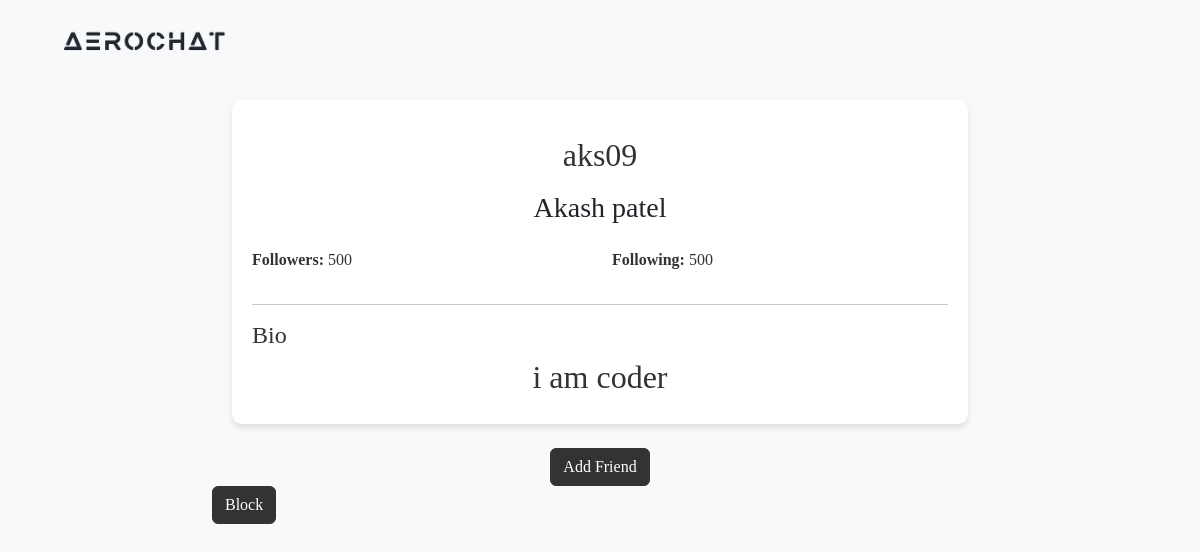
The page /aks09/ (signed in) on the database as committed earlier.
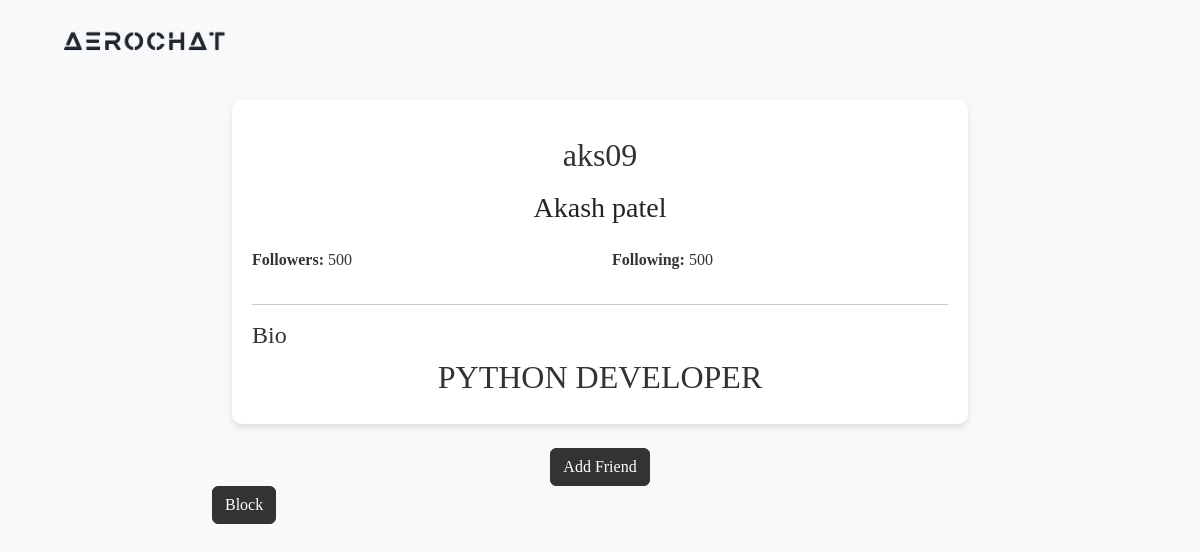
The same page on the database as committed later.
### AeroApp/models.py (models this page shows)
class User(AbstractUser):
    full_name = models.CharField(max_length=50)
    otp = models.CharField(max_length=10, blank=True, null=True)
    Bio = models.CharField(max_length=300, null=True)

### AeroApp/views.py (the view)
# urls.py: path('<str:username>/', views.OtherUserProfile, name='other-profile'),
def OtherUserProfile(request, username):
    searched_user = get_object_or_404(User, username=username)
    bio = searched_user.Bio if searched_user.Bio else ''
    followers_count = 500  # Replace with actual follower count
    following_count = 200  # Replace with actual following count
    friend_request_sent = FriendRequest.objects.filter(from_user=request.user, to_user=searched_user).exists()
    return render(request, 'otheruserprofile.html', {'searched_user': searched_user, 'bio': bio, 'followers_count': followers_count, 'following_count': following_count, 'friend_request_sent': friend_request_sent})

### AeroApp/templates/otheruserprofile.html (shortened to what this page needs)
<!DOCTYPE html>
<html lang="en">
{% load static %}
<head>
  <link href="https://cdn.jsdelivr.net/npm/bootstrap@5.3.0-alpha1/dist/css/bootstrap.min.css" rel="stylesheet">
  <link href="https://cdnjs.cloudflare.com/ajax/libs/font-awesome/6.0.0-beta3/css/all.min.css" rel="stylesheet">
</head>
<body>
<nav class="navbar navbar-expand-lg navbar-light">
    <div class="container">
        <a class="navbar-brand" href="{% url 'home' %}">
            <img src="{% static 'logo.png' %}" alt="logo of AeroChat" class="logo-img">
        </a>
    </div>
</nav>
  <div class="container">
    <div class="row justify-content-center">
      <div class="col-md-8">
        <div class="profile-container">
          <div class="text-center mb-4">
            <h2 class="mt-3">{{ searched_user.username }}</h2>
            <h3 class="mt-3">{{ searched_user.full_name }}</h3>
          </div>
          <div class="row">
            <div class="col-md-6">
              <p><strong>Followers:</strong>  {{ followers_count }}</p>
            </div>
            <div class="col-md-6">
              <p><strong>Following:</strong>  {{ followers_count }}</p>
            </div>
          </div>
          <hr>
          <div class="row">
            <div class="col-md-12">
              <div class="d-flex justify-content-between align-items-center">
                <h4>Bio</h4>
              </div>
              <div class="bio-container">
                {% if bio %}
                  <h2>{{ bio }}</h2>
                {% endif %}
              </div>
            </div>
          </div>
        </div>
      </div>
    </div>
  </div>
</body>
<div class="row justify-content-center mt-4">
    <div class="col-md-8">
      <div class="text-center">
        {% if friend_request_sent %}
            <form method="post" action="{% url 'send_friend_request' searched_user.username %}" >
              {% csrf_token %}
              <input type="hidden" name="username" value="{{ searched_user.username }}">
              <button type="submit" class="btn btn-dark mx-2">Cancel Request</button>
            </form>
        {% else %}
            <form method="post" action="{% url 'send_friend_request' searched_user.username %}" >
              <button type="submit" class="btn btn-dark mx-2">Add Friend</button>
            </form>
        {% endif %}
      </div>
      <a class="btn btn-dark mx-2" href="#">Block</a>
    </div>
  </div>
</html>

Rows that differ between the two databases and show on the page:
changed User "aks09": Bio "i am coder" → "PYTHON DEVELOPER"
